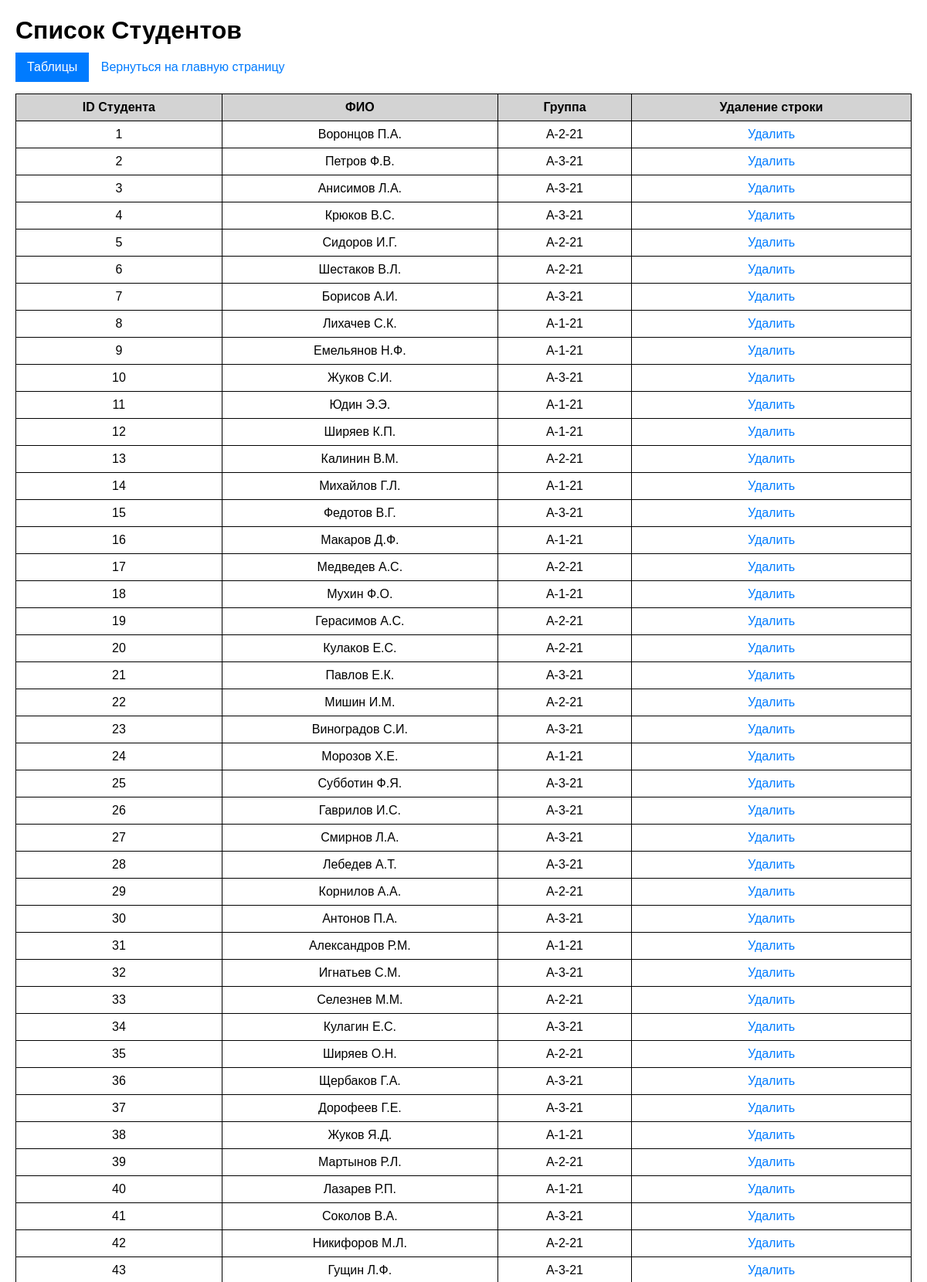
/students (upper part), run on the app's committed database.
### models.py (models this page shows)
class Student(Base):
    __tablename__ = 'students'
    student_id = Column(Integer, primary_key=True)
    firstname = Column(String, nullable=False)
    lastname = Column(String, nullable=False)
    patronymic = Column(String, nullable=False)
    group_student = Column(String, nullable=False)
    grades = relationship("StudentSubjectGrade", back_populates="student")
    interests = relationship("StudentThemeInterest", back_populates="student")
    distributions = relationship("Distribution", back_populates="student")

### app.py (the view)
@app.route("/students")
def display_students():
    students = student_repository.get_all(Student)
    return render_template('student_data.html', students=students)

### repositories.py (called while the page is built)
    def get_all(self, model) -> list:
        with self.Session() as session:
            return session.query(model).all()

### templates/student_data.html (shortened to what this page needs)
<!DOCTYPE html>
<html lang="en">
<head>
</head>
<body>
    <h1>Список Студентов</h1>
        {% include 'dropdown_tables.html' %}
    <a href="{{url_for('index')}}">Вернуться на главную страницу</a>
    <table>
        <tr>
            <th>ID Студента</th>
            <th>ФИО</th>
            <th>Группа</th>
            <th>Удаление строки</th>
        </tr>
        {%for student in students%}
        <tr>
            <td>{{student.student_id}}</td>
            <td>{{ student.lastname }} {{ student.firstname[0].upper() }}.{{ student.patronymic[0].upper()}}.</td>
            <td>{{student.group_student}}</td>
            <td>
                <a href=" ">Удалить</a>
            </td>
        </tr>
        {%endfor%}
    </table>
</body>
</html>

### templates/student_data.html (style rules this page uses)
body { font-family: Arial, sans-serif; margin: 20px; }
table { width: 100%; border-collapse: collapse; margin-top:15px; }
td,th { border: 1px solid ; padding: 8px; text-align: center; }
th { background-color: lightgray; font-size: 16px; font-weight: bold; }
a { font-size: 16px; padding: 5px 10px; text-decoration: none; color: #007bff; border: 1px solid transparent; border-radius: 5px; transition: background-color 0.3s; }
h1 { margin-bottom: 10px; }

### data on the page
Student: student_id "1", lastname "Воронцов", firstname "П", patronymic "А", group_student "A-2-21"
Student: student_id "2", lastname "Петров", firstname "Ф", patronymic "В", group_student "A-3-21"
Student: student_id "3", lastname "Анисимов", firstname "Л", patronymic "А", group_student "A-3-21"
Student: student_id "4", lastname "Крюков", firstname "В", patronymic "С", group_student "A-3-21"
Student: student_id "5", lastname "Сидоров", firstname "И", patronymic "Г", group_student "A-2-21"
Student: student_id "6", lastname "Шестаков", firstname "В", patronymic "Л", group_student "A-2-21"
Student: student_id "7", lastname "Борисов", firstname "А", patronymic "И", group_student "A-3-21"
Student: student_id "8", lastname "Лихачев", firstname "С", patronymic "К", group_student "A-1-21"
Student: student_id "9", lastname "Емельянов", firstname "Н", patronymic "Ф", group_student "A-1-21"
Student: student_id "10", lastname "Жуков", firstname "С", patronymic "И", group_student "A-3-21"
Student: student_id "11", lastname "Юдин", firstname "Э", patronymic "Э", group_student "A-1-21"
Student: student_id "12", lastname "Ширяев", firstname "К", patronymic "П", group_student "A-1-21"
Student: student_id "13", lastname "Калинин", firstname "В", patronymic "М", group_student "A-2-21"
Student: student_id "14", lastname "Михайлов", firstname "Г", patronymic "Л", group_student "A-1-21"
Student: student_id "15", lastname "Федотов", firstname "В", patronymic "Г", group_student "A-3-21"
Student: student_id "16", lastname "Макаров", firstname "Д", patronymic "Ф", group_student "A-1-21"
Student: student_id "17", lastname "Медведев", firstname "А", patronymic "С", group_student "A-2-21"
Student: student_id "18", lastname "Мухин", firstname "Ф", patronymic "О", group_student "A-1-21"
Student: student_id "19", lastname "Герасимов", firstname "А", patronymic "С", group_student "A-2-21"
Student: student_id "20", lastname "Кулаков", firstname "Е", patronymic "С", group_student "A-2-21"
Student: student_id "21", lastname "Павлов", firstname "Е", patronymic "К", group_student "A-3-21"
Student: student_id "22", lastname "Мишин", firstname "И", patronymic "М", group_student "A-2-21"
Student: student_id "23", lastname "Виноградов", firstname "С", patronymic "И", group_student "A-3-21"
Student: student_id "24", lastname "Морозов", firstname "Х", patronymic "Е", group_student "A-1-21"
Student: student_id "25", lastname "Субботин", firstname "Ф", patronymic "Я", group_student "A-3-21"
Student: student_id "26", lastname "Гаврилов", firstname "И", patronymic "С", group_student "A-3-21"
Student: student_id "27", lastname "Смирнов", firstname "Л", patronymic "А", group_student "A-3-21"
Student: student_id "28", lastname "Лебедев", firstname "А", patronymic "Т", group_student "A-3-21"
Student: student_id "29", lastname "Корнилов", firstname "А", patronymic "А", group_student "A-2-21"
Student: student_id "30", lastname "Антонов", firstname "П", patronymic "А", group_student "A-3-21"
Student: student_id "31", lastname "Александров", firstname "Р", patronymic "М", group_student "A-1-21"
Student: student_id "32", lastname "Игнатьев", firstname "С", patronymic "М", group_student "A-3-21"
Student: student_id "33", lastname "Селезнев", firstname "М", patronymic "М", group_student "A-2-21"
Student: student_id "34", lastname "Кулагин", firstname "Е", patronymic "С", group_student "A-3-21"
Student: student_id "35", lastname "Ширяев", firstname "О", patronymic "Н", group_student "A-2-21"
Student: student_id "36", lastname "Щербаков", firstname "Г", patronymic "А", group_student "A-3-21"
Student: student_id "37", lastname "Дорофеев", firstname "Г", patronymic "Е", group_student "A-3-21"
Student: student_id "38", lastname "Жуков", firstname "Я", patronymic "Д", group_student "A-1-21"
Student: student_id "39", lastname "Мартынов", firstname "Р", patronymic "Л", group_student "A-2-21"
Student: student_id "40", lastname "Лазарев", firstname "Р", patronymic "П", group_student "A-1-21"
Student: student_id "41", lastname "Соколов", firstname "В", patronymic "А", group_student "A-3-21"
Student: student_id "42", lastname "Никифоров", firstname "М", patronymic "Л", group_student "A-2-21"
Student: student_id "43", lastname "Гущин", firstname "Л", patronymic "Ф", group_student "A-3-21"
